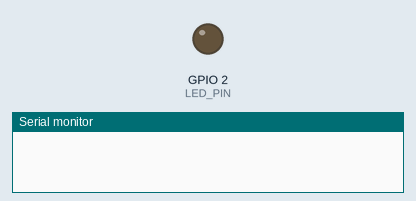
Bench run of a sketch on a simulated ESP32. Shown: output pins drawn as LEDs (lit = HIGH), the last lines printed to the serial monitor. At 6.5 s the program puts the board to deep sleep or switches it off; the recording ends there.

Above: at 0.0 s.
At 1.1 s:
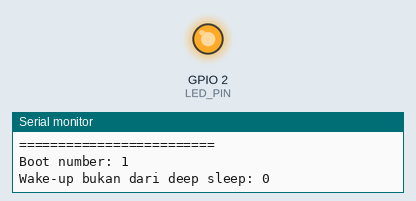
Timing chart, 0 to 3.0 s (numbered marks = the images above):
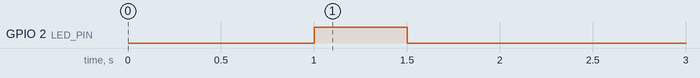

Measured:
- by itself, GPIO 2 (LED_PIN): LOW → HIGH at 1.0 s, → LOW 0.50 s later

The sketch:

sketch.ino
```cpp
/*
 * Deep Sleep - Deep Sleep
 *
 * Konsep: Menghemat konsumsi daya dengan deep sleep
 *
 * Komponen:
 * - LED (D2)
 * - Button (D4) - Wake-up
 *
 * Pinout:
 * - LED    -> GPIO 2
 * - Button -> GPIO 4 (EXT0 Wake-up)
 */

#define LED_PIN     2
#define BUTTON_PIN  4   // Harus RTC GPIO agar bisa dipakai EXT0

// Waktu deep sleep dalam mikrodetik (contoh: 30 detik)
#define TIME_TO_SLEEP_SEC  30
#define uS_TO_S_FACTOR     1000000ULL

RTC_DATA_ATTR int bootCount = 0;  // Nilai ini tetap tersimpan meski deep sleep

// Fungsi untuk menampilkan alasan wake-up
void print_wakeup_reason() {
  esp_sleep_wakeup_cause_t wakeup_reason;
  wakeup_reason = esp_sleep_get_wakeup_cause();

  switch (wakeup_reason) {
    case ESP_SLEEP_WAKEUP_EXT0:
      Serial.println("Wake-up disebabkan oleh sinyal EXT0 (tombol)");
      break;
    case ESP_SLEEP_WAKEUP_EXT1:
      Serial.println("Wake-up disebabkan oleh sinyal EXT1");
      break;
    case ESP_SLEEP_WAKEUP_TIMER:
      Serial.println("Wake-up disebabkan oleh timer");
      break;
    case ESP_SLEEP_WAKEUP_TOUCHPAD:
      Serial.println("Wake-up disebabkan oleh touchpad");
      break;
    case ESP_SLEEP_WAKEUP_ULP:
      Serial.println("Wake-up disebabkan oleh program ULP");
      break;
    default:
      Serial.printf("Wake-up bukan dari deep sleep: %d\n", wakeup_reason);
      break;
  }
}

void setup() {
  Serial.begin(115200);
  delay(1000);

  pinMode(LED_PIN, OUTPUT);
  pinMode(BUTTON_PIN, INPUT_PULLDOWN); // Tombol aktif HIGH saat ditekan

  // Hitung jumlah boot (increment setiap kali wake-up/reset)
  bootCount++;
  Serial.println("=========================");
  Serial.println("Boot number: " + String(bootCount));

  // Tampilkan alasan wake-up sebelumnya
  print_wakeup_reason();

  // Indikasi LED menyala sebentar saat bangun
  digitalWrite(LED_PIN, HIGH);
  delay(500);
  digitalWrite(LED_PIN, LOW);

  // ----- Konfigurasi Wake-up -----

  // 1. Wake-up via tombol (EXT0) - saat GPIO4 HIGH
  esp_sleep_enable_ext0_wakeup((gpio_num_t)BUTTON_PIN, 1);

  // 2. (Opsional) Wake-up via timer, misal setelah 30 detik
  esp_sleep_enable_timer_wakeup(TIME_TO_SLEEP_SEC * uS_TO_S_FACTOR);

  Serial.println("Perangkat akan masuk deep sleep dalam 5 detik...");
  Serial.println("Tekan tombol pada GPIO4 untuk membangunkan lebih awal.");
  Serial.flush();

  // Beri jeda sebelum tidur (misal untuk simulasi kerja normal)
  delay(5000);

  Serial.println("Masuk mode Deep Sleep sekarang...");
  Serial.flush();

  // Masuk deep sleep
  esp_deep_sleep_start();

  // Kode di bawah ini TIDAK akan pernah dieksekusi
}

void loop() {
  // Tidak dipakai karena ESP32 akan reset setelah wake-up dari deep sleep
}
```
